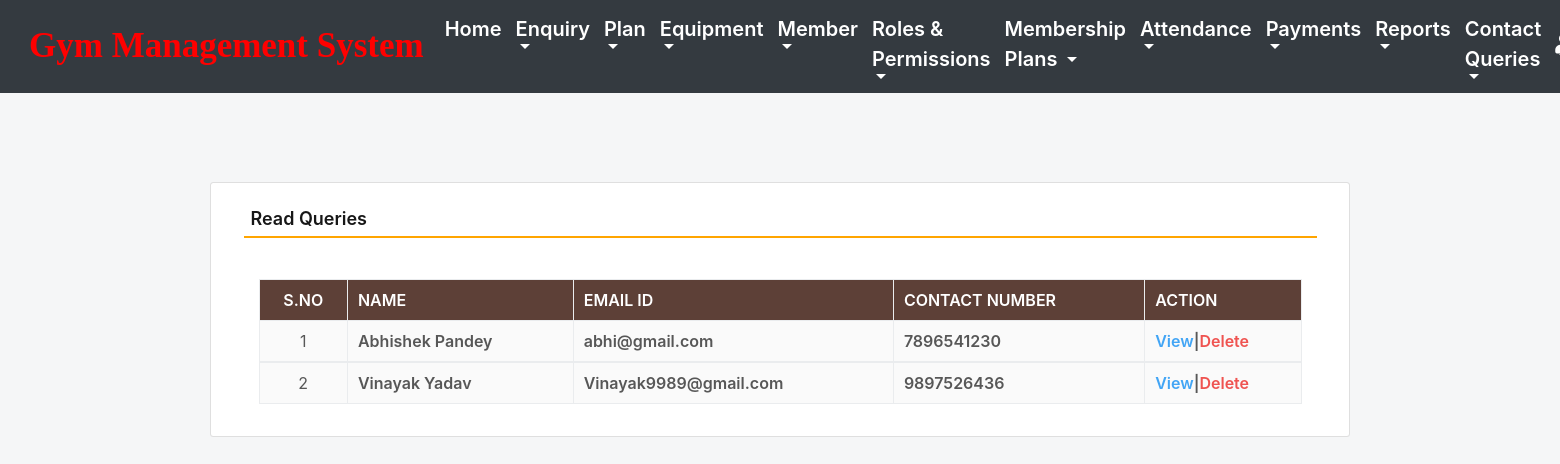
The app's page /read_queries (signed in) with its own data.
### gym/models.py (models this page shows, shortened)
class Contact(models.Model):
    name = models.CharField(max_length=100, null=True)
    emailid = models.CharField(max_length=50, null=True)
    contact = models.CharField(max_length=15, null=True)
    subject = models.CharField(max_length=100, null=True)
    message = models.CharField(max_length=300, null=True)
    msgdate = models.DateField(null=True)
    isread = models.CharField(max_length=10,null=True)

### gym/views.py (the view)
# urls.py: path('read_queries', read_queries, name='read_queries'),
def read_queries(request):
    if not request.user.is_authenticated:
        return redirect('admin_login')
    contact = Contact.objects.filter(isread="yes")
    return render(request,'read_queries.html', locals())

### gym/templates/read_queries.html (shortened to what this page needs)
{% include 'admin_nav.html' %}
{% load static %}
{% block main %}
<html lang="en" class="no-focus">
 <link rel="stylesheet" id="css-main" href="{% static 'css1/codebase.min.css' %}">
 <br><br><br><br>
	<div class="container card shadow mt-5">
		<div class="card-body">
			<h5 class="p-2" style="border-bottom: 2px solid orange">Read Queries</h5>
             <br>
			<div class="container-fluid">
                          <table id="example" class="table table-striped table-bordered" style="width:100%">
                                <thead class="text-white" style="background-color : #5d4037;">
                                    <tr>
                                        <th class="text-center">S.No</th>
                                        <th class="d-none d-sm-table-cell">Name</th>
                                        <th class="d-none d-sm-table-cell">Email ID</th>
                                        <th class="d-none d-sm-table-cell">Contact Number</th>
                                        <th class="d-none d-sm-table-cell" style="width: 15%;">Action</th>
                                    </tr>
                                </thead>
                                {% for i in contact %}
                                <tbody>
                                    <tr>
                                        <td class="text-center">{{forloop.counter}}</td>
                                        <td class="font-w600">{{i.name}}</td>
                                        <td class="font-w600">{{i.emailid}}</td>
                                        <td class="font-w600">{{i.contact}}</td>
                                        <td class="font-w600"><a href="{% url 'view_queries' i.id %}" class="text-primary">View</a>|<a href="{% url 'delete_contact' i.id %}" class="text-danger" onclick="return confirm('Are you sure to delete this Queries ?')">Delete</a></td>
                                    </tr>
                                        {% endfor %}
                                </tbody>
                          </table>
				</div>
			</div>
		</div>
        <link rel="stylesheet" href="https://use.fontawesome.com/releases/v5.6.3/css/all.css">
 </html>
{% endblock %}

### gym/templates/admin_nav.html (style rules this page uses)
.container-fluid { padding-right: 15px; padding-left: 15px; }

### records on screen
Contact: name "Abhishek Pandey", emailid "abhi@gmail.com", contact "7896541230"
Contact: name "Vinayak Yadav", emailid "Vinayak9989@gmail.com", contact "9897526436"
